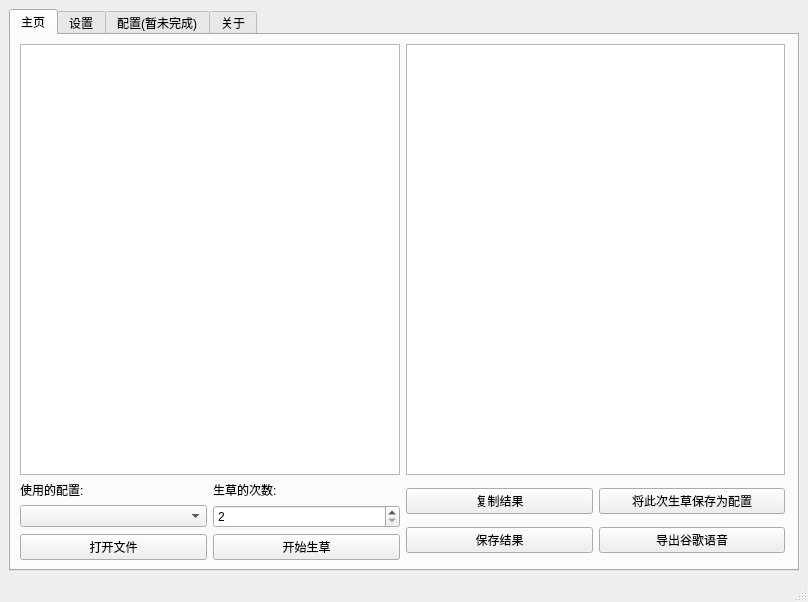
<?xml version="1.0" encoding="UTF-8"?>
<ui version="4.0">
 <class>application</class>
 <widget class="QMainWindow" name="application">
  <property name="geometry">
   <rect>
    <x>0</x>
    <y>0</y>
    <width>808</width>
    <height>602</height>
   </rect>
  </property>
  <property name="windowTitle">
   <string>GoogleGrasser</string>
  </property>
  <property name="windowIcon">
   <iconset>
    <normaloff>../Core/res/google-translate.png</normaloff>../Core/res/google-translate.png</iconset>
  </property>
  <widget class="QWidget" name="content_window">
   <layout class="QGridLayout" name="gridLayout_2">
    <item row="0" column="0">
     <widget class="QTabWidget" name="tabs">
      <property name="currentIndex">
       <number>0</number>
      </property>
      <widget class="QWidget" name="main_tab">
       <property name="maximumSize">
        <size>
         <width>783</width>
         <height>16777215</height>
        </size>
       </property>
       <attribute name="title">
        <string>主页</string>
       </attribute>
       <layout class="QGridLayout" name="gridLayout_4">
        <item row="2" column="3" rowspan="2">
         <layout class="QGridLayout" name="second_grid_layout">
          <item row="3" column="0">
           <widget class="QPushButton" name="save_result">
            <property name="text">
             <string>保存结果</string>
            </property>
           </widget>
          </item>
          <item row="3" column="1">
           <widget class="QPushButton" name="output_google_voice">
            <property name="text">
             <string>导出谷歌语音</string>
            </property>
           </widget>
          </item>
          <item row="2" column="1">
           <widget class="QPushButton" name="save_this_grass_as_config">
            <property name="text">
             <string>将此次生草保存为配置</string>
            </property>
           </widget>
          </item>
          <item row="2" column="0">
           <widget class="QPushButton" name="copy_result">
            <property name="text">
             <string>复制结果</string>
            </property>
           </widget>
          </item>
         </layout>
        </item>
        <item row="1" column="2" colspan="2">
         <layout class="QHBoxLayout" name="grass_content_layout">
          <item>
           <widget class="QPlainTextEdit" name="original_text_edit">
            <property name="cursor" stdset="0">
             <cursorShape>IBeamCursor</cursorShape>
            </property>
           </widget>
          </item>
          <item>
           <widget class="QTextBrowser" name="grass_result_browser"/>
          </item>
         </layout>
        </item>
        <item row="3" column="2">
         <layout class="QHBoxLayout" name="grass_option_push_buttons">
          <item>
           <widget class="QPushButton" name="open_file">
            <property name="text">
             <string>打开文件</string>
            </property>
           </widget>
          </item>
          <item>
           <widget class="QPushButton" name="start_grass">
            <property name="text">
             <string>开始生草</string>
            </property>
           </widget>
          </item>
         </layout>
        </item>
        <item row="2" column="2">
         <layout class="QGridLayout" name="grass_option">
          <item row="0" column="0">
           <widget class="QLabel" name="use_config_prompt_label">
            <property name="text">
             <string>使用的配置:</string>
            </property>
           </widget>
          </item>
          <item row="1" column="0">
           <widget class="QComboBox" name="select_config"/>
          </item>
          <item row="0" column="1">
           <widget class="QLabel" name="grass_frequency_prompt_label">
            <property name="text">
             <string>生草的次数:</string>
            </property>
           </widget>
          </item>
          <item row="1" column="1">
           <widget class="QSpinBox" name="grass_frequency">
            <property name="cursor">
             <cursorShape>ArrowCursor</cursorShape>
            </property>
            <property name="minimum">
             <number>2</number>
            </property>
            <property name="maximum">
             <number>1000000</number>
            </property>
           </widget>
          </item>
         </layout>
        </item>
       </layout>
      </widget>
      <widget class="QWidget" name="settings_tab">
       <attribute name="title">
        <string>设置</string>
       </attribute>
       <layout class="QGridLayout" name="gridLayout">
        <item row="3" column="0">
         <layout class="QHBoxLayout" name="fourth_setting_option">
          <item>
           <widget class="QLabel" name="fourth_setting_option_prompt_2">
            <property name="text">
             <string>使用的主题: </string>
            </property>
           </widget>
          </item>
          <item>
           <widget class="QComboBox" name="select_application_style"/>
          </item>
         </layout>
        </item>
        <item row="0" column="0">
         <layout class="QHBoxLayout" name="first_setting_option">
          <item>
           <widget class="QLabel" name="first_settings_option_prompt">
            <property name="text">
             <string>选择的谷歌翻译域名:(建议中国大陆的居民选择tanslate.google.cn):    </string>
            </property>
           </widget>
          </item>
          <item>
           <widget class="QComboBox" name="select_google_translate_url"/>
          </item>
         </layout>
        </item>
        <item row="2" column="0">
         <layout class="QHBoxLayout" name="third_setting_option">
          <item>
           <widget class="QLabel" name="third_setting_option_prompt">
            <property name="text">
             <string>你要使用的Config文件文件名:(建议选择默认，因为有其他Config可以导入进默认文件)    </string>
            </property>
           </widget>
          </item>
          <item>
           <widget class="QLineEdit" name="set_config_file_name">
            <property name="text">
             <string>Config</string>
            </property>
           </widget>
          </item>
         </layout>
        </item>
        <item row="4" column="0">
         <layout class="QHBoxLayout" name="second_setting_option">
          <item>
           <widget class="QLabel" name="second_setting_option_prompt">
            <property name="text">
             <string>是否不使用英文:(因为谷歌翻译对英文翻译支持较好，如果不使用英文更加生草，建议选择)</string>
            </property>
           </widget>
          </item>
          <item>
           <widget class="QRadioButton" name="radio_first_setting_option">
            <property name="text">
             <string>是</string>
            </property>
            <property name="checked">
             <bool>true</bool>
            </property>
            <attribute name="buttonGroup">
             <string notr="true">second_setting_option_button_group</string>
            </attribute>
           </widget>
          </item>
          <item>
           <widget class="QRadioButton" name="radio_second_setting_option">
            <property name="text">
             <string>否</string>
            </property>
            <property name="checked">
             <bool>false</bool>
            </property>
            <attribute name="buttonGroup">
             <string notr="true">second_setting_option_button_group</string>
            </attribute>
           </widget>
          </item>
         </layout>
        </item>
       </layout>
      </widget>
      <widget class="QWidget" name="config_tab">
       <attribute name="title">
        <string>配置(暂未完成)</string>
       </attribute>
       <layout class="QGridLayout" name="gridLayout_8">
        <item row="0" column="0">
         <widget class="QLabel" name="all_config_prompt">
          <property name="text">
           <string>全部配置:</string>
          </property>
         </widget>
        </item>
        <item row="1" column="0">
         <widget class="QTreeView" name="all_config"/>
        </item>
        <item row="1" column="1">
         <layout class="QVBoxLayout" name="config_tab_button_group">
          <item>
           <widget class="QPushButton" name="add_language">
            <property name="text">
             <string>添加语言</string>
            </property>
           </widget>
          </item>
          <item>
           <widget class="QPushButton" name="add_random_language">
            <property name="text">
             <string>随机生成语言</string>
            </property>
           </widget>
          </item>
          <item>
           <widget class="QPushButton" name="delete_language">
            <property name="text">
             <string>删除此语言</string>
            </property>
           </widget>
          </item>
          <item>
           <widget class="QPushButton" name="add_config">
            <property name="text">
             <string>添加配置</string>
            </property>
           </widget>
          </item>
          <item>
           <widget class="QPushButton" name="add_random_config">
            <property name="text">
             <string>随机生成配置</string>
            </property>
           </widget>
          </item>
          <item>
           <widget class="QPushButton" name="import_config">
            <property name="text">
             <string>导入配置</string>
            </property>
           </widget>
          </item>
          <item>
           <widget class="QPushButton" name="export_config">
            <property name="text">
             <string>导出配置</string>
            </property>
           </widget>
          </item>
          <item>
           <widget class="QPushButton" name="delete_config">
            <property name="text">
             <string>删除配置</string>
            </property>
           </widget>
          </item>
         </layout>
        </item>
       </layout>
      </widget>
      <widget class="QWidget" name="about_tab">
       <attribute name="title">
        <string>关于</string>
       </attribute>
       <layout class="QGridLayout" name="gridLayout_6">
        <item row="0" column="0">
         <widget class="QTextBrowser" name="about_text_browser">
          <property name="html">
           <string>&lt;!DOCTYPE HTML PUBLIC &quot;-//W3C//DTD HTML 4.0//EN&quot; &quot;http://www.w3.org/TR/REC-html40/strict.dtd&quot;&gt;
&lt;html&gt;&lt;head&gt;&lt;meta name=&quot;qrichtext&quot; content=&quot;1&quot; /&gt;&lt;meta charset=&quot;utf-8&quot; /&gt;&lt;title&gt;关于&lt;/title&gt;&lt;style type=&quot;text/css&quot;&gt;
p, li { white-space: pre-wrap; }
&lt;/style&gt;&lt;/head&gt;&lt;body style=&quot; font-family:'Microsoft YaHei UI'; font-size:9pt; font-weight:400; font-style:normal;&quot;&gt;
&lt;h2 style=&quot; margin-top:16px; margin-bottom:12px; margin-left:0px; margin-right:0px; -qt-block-indent:0; text-indent:0px;&quot;&gt;&lt;span style=&quot; font-size:x-large; font-weight:700;&quot;&gt;作者： &lt;/span&gt;&lt;/h2&gt;
&lt;p style=&quot; margin-top:0px; margin-bottom:0px; margin-left:0px; margin-right:0px; -qt-block-indent:0; text-indent:0px;&quot;&gt;&lt;a href=&quot;https://github.com/superjavascrip&quot;&gt;&lt;span style=&quot; text-decoration: underline; color:#16f216;&quot;&gt;Github @superjavascrip&lt;/span&gt;&lt;/a&gt; &lt;br /&gt;酷安 @兰格如同Official &lt;br /&gt;&lt;a href=&quot;https://space.bilibili.com/426825448&quot;&gt;&lt;span style=&quot; text-decoration: underline; color:#16f216;&quot;&gt;Bilibili @兰格如同&lt;/span&gt;&lt;/a&gt; &lt;/p&gt;
&lt;h2 style=&quot; margin-top:16px; margin-bottom:12px; margin-left:0px; margin-right:0px; -qt-block-indent:0; text-indent:0px;&quot;&gt;&lt;span style=&quot; font-size:x-large; font-weight:700;&quot;&gt;简介 &lt;/span&gt;&lt;/h2&gt;
&lt;p style=&quot; margin-top:0px; margin-bottom:0px; margin-left:0px; margin-right:0px; -qt-block-indent:0; text-indent:0px;&quot;&gt;这是一个使用Python编写的谷歌生草器（GUI），可以使用谷歌翻译全自动的将文本生草。 &lt;/p&gt;
&lt;h4 style=&quot; margin-top:12px; margin-bottom:12px; margin-left:0px; margin-right:0px; -qt-block-indent:0; text-indent:0px;&quot;&gt;&lt;span style=&quot; font-size:medium; font-weight:700;&quot;&gt;我能够做出此应用要感谢许许多多的开源应用，Python，Python库googletrans，PySide6（Qt）。下面是链接： &lt;/span&gt;&lt;/h4&gt;
&lt;ul style=&quot;margin-top: 0px; margin-bottom: 0px; margin-left: 0px; margin-right: 0px; -qt-list-indent: 1;&quot;&gt;&lt;li style=&quot;&quot; style=&quot; margin-top:12px; margin-bottom:0px; margin-left:0px; margin-right:0px; -qt-block-indent:0; text-indent:0px;&quot;&gt;&lt;a href=&quot;https://github.com/python/cpython&quot;&gt;&lt;span style=&quot; text-decoration: underline; color:#16f216;&quot;&gt;Python解释器开源代码&lt;/span&gt;&lt;/a&gt; &lt;/li&gt;
&lt;li style=&quot;&quot; style=&quot; margin-top:0px; margin-bottom:0px; margin-left:0px; margin-right:0px; -qt-block-indent:0; text-indent:0px;&quot;&gt;&lt;a href=&quot;https://www.python.org/&quot;&gt;&lt;span style=&quot; text-decoration: underline; color:#16f216;&quot;&gt;Python官网&lt;/span&gt;&lt;/a&gt; &lt;/li&gt;
&lt;li style=&quot;&quot; style=&quot; margin-top:0px; margin-bottom:0px; margin-left:0px; margin-right:0px; -qt-block-indent:0; text-indent:0px;&quot;&gt;&lt;a href=&quot;https://github.com/ssut/py-googletrans&quot;&gt;&lt;span style=&quot; text-decoration: underline; color:#16f216;&quot;&gt;googletrans库&lt;/span&gt;&lt;/a&gt; &lt;/li&gt;
&lt;li style=&quot;&quot; style=&quot; margin-top:0px; margin-bottom:12px; margin-left:0px; margin-right:0px; -qt-block-indent:0; text-indent:0px;&quot;&gt;&lt;a href=&quot;https://pyside.org&quot;&gt;&lt;span style=&quot; text-decoration: underline; color:#16f216;&quot;&gt;PySide官网&lt;/span&gt;&lt;/a&gt; &lt;/li&gt;&lt;/ul&gt;&lt;/body&gt;&lt;/html&gt;</string>
          </property>
         </widget>
        </item>
       </layout>
      </widget>
     </widget>
    </item>
   </layout>
  </widget>
  <widget class="QStatusBar" name="statusbar"/>
 </widget>
 <tabstops>
  <tabstop>original_text_edit</tabstop>
  <tabstop>select_config</tabstop>
  <tabstop>open_file</tabstop>
  <tabstop>grass_frequency</tabstop>
  <tabstop>start_grass</tabstop>
  <tabstop>copy_result</tabstop>
  <tabstop>save_result</tabstop>
  <tabstop>save_this_grass_as_config</tabstop>
  <tabstop>output_google_voice</tabstop>
  <tabstop>select_google_translate_url</tabstop>
  <tabstop>set_config_file_name</tabstop>
  <tabstop>select_application_style</tabstop>
  <tabstop>add_language</tabstop>
  <tabstop>add_random_language</tabstop>
  <tabstop>delete_language</tabstop>
  <tabstop>add_config</tabstop>
  <tabstop>add_random_config</tabstop>
  <tabstop>import_config</tabstop>
  <tabstop>export_config</tabstop>
  <tabstop>delete_config</tabstop>
  <tabstop>all_config</tabstop>
  <tabstop>grass_result_browser</tabstop>
 </tabstops>
 <resources/>
 <connections/>
 <buttongroups>
  <buttongroup name="second_setting_option_button_group"/>
 </buttongroups>
</ui>
